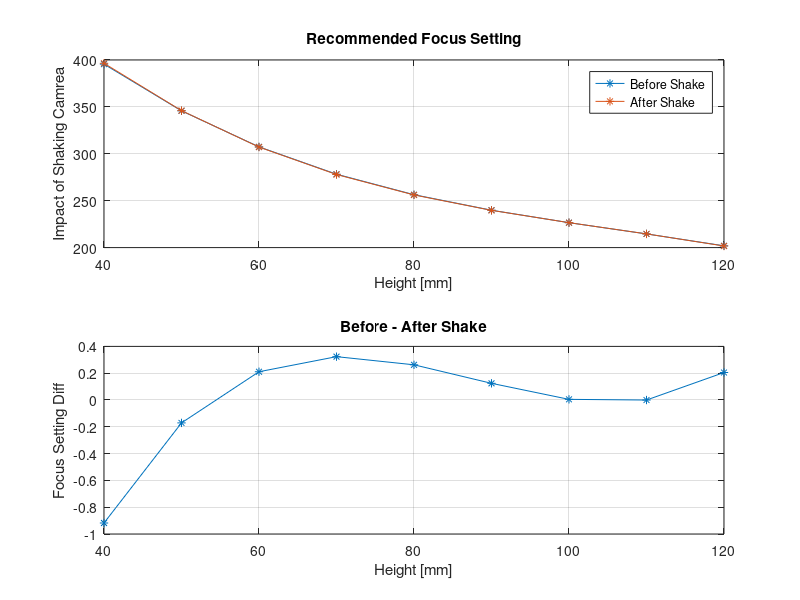
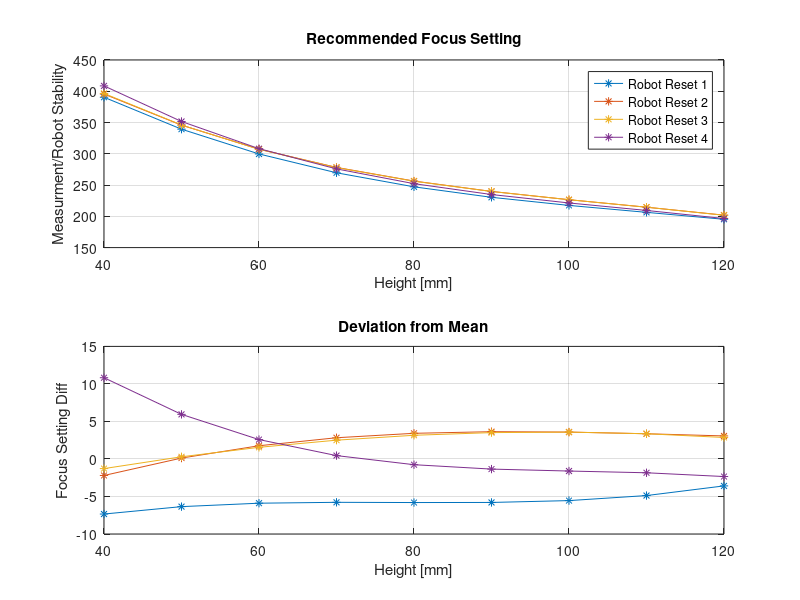
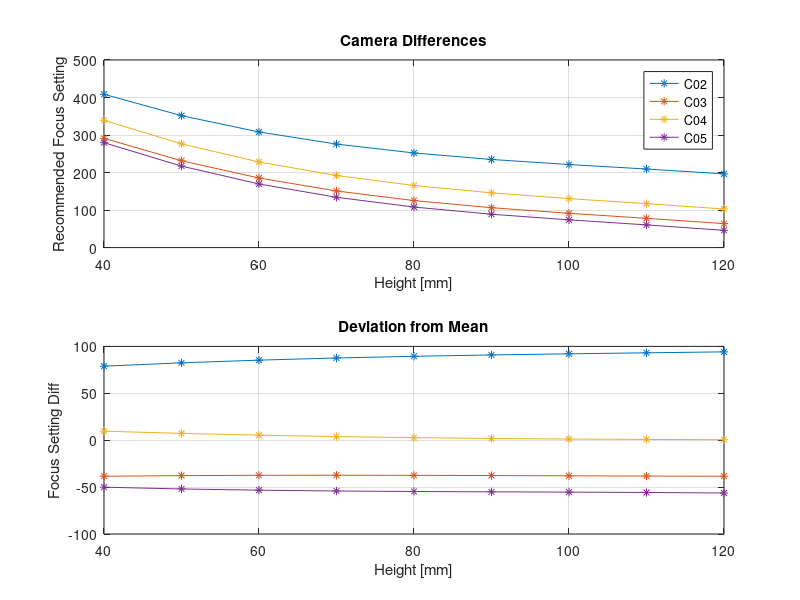

Here is the MATLAB script that generated these plots, in order:
% This script uses demo focus settings to estimate performances

clear;

%% Single Camera After Shakes
a = load('C02_focus_setting_21-12-19-2.mat');
b = load('C02_focus_setting_21-12-19-3.mat');

figure(13);
subplot(2,1,1);
plot(a.h,a.recommended_focus_setting,'*-',b.h,b.recommended_focus_setting,'*-');
xlabel('Height [mm]');
ylabel('Impact of Shaking Camrea');
legend('Before Shake','After Shake');
grid on;
title('Recommended Focus Setting');

subplot(2,1,2);
plot(a.h,a.recommended_focus_setting-b.recommended_focus_setting,'*-');
title('Before - After Shake');
xlabel('Height [mm]');
ylabel('Focus Setting Diff');
grid on;


%% Robot Stability

% Load images after robot reset
a = load('C02_focus_setting_21-12-19-1.mat');
b = load('C02_focus_setting_21-12-19-2.mat');
c = load('C02_focus_setting_21-12-19-3.mat');
d = load('C02_focus_setting_2021-12-20.mat');

figure(14);
subplot(2,1,1);
plot(...
    a.h,a.recommended_focus_setting,'*-',...
    b.h,b.recommended_focus_setting,'*-',...
    c.h,c.recommended_focus_setting,'*-',...
    d.h,d.recommended_focus_setting,'*-');
xlabel('Height [mm]');
ylabel('Measurment/Robot Stability');
title('Recommended Focus Setting');
legend('Robot Reset 1','Robot Reset 2','Robot Reset 3','Robot Reset 4');
grid on;

m = [a.recommended_focus_setting(:) b.recommended_focus_setting(:) c.recommended_focus_setting(:) d.recommended_focus_setting(:)];
m = mean(m,2);

subplot(2,1,2);
plot(...
    a.h,a.recommended_focus_setting-m,'*-',...
    b.h,b.recommended_focus_setting-m,'*-',...
    c.h,c.recommended_focus_setting-m,'*-',...
    d.h,d.recommended_focus_setting-m,'*-'...
    );
title('Deviation from Mean');
xlabel('Height [mm]');
ylabel('Focus Setting Diff');
grid on;

%% Camera Variation

% Load images after robot reset
a = load('C02_focus_setting_2021-12-20.mat');
b = load('C03_focus_setting_2021-12-20.mat');
c = load('C04_focus_setting_2021-12-21.mat');
d = load('C05_focus_setting_2021-12-21.mat');

figure(15);
subplot(2,1,1);
plot(...
    a.h,a.recommended_focus_setting,'*-',...
    b.h,b.recommended_focus_setting,'*-',...
    c.h,c.recommended_focus_setting,'*-',...
    d.h,d.recommended_focus_setting,'*-'...
    )
xlabel('Height [mm]');
ylabel('Recommended Focus Setting');
title('Camera Differences');
legend('C02','C03','C04','C05');
grid on;

m = [a.recommended_focus_setting(:) b.recommended_focus_setting(:) ...
    c.recommended_focus_setting(:) d.recommended_focus_setting(:)];
m = mean(m,2);

subplot(2,1,2);
plot(...
    a.h,a.recommended_focus_setting-m,'*-',...
    b.h,b.recommended_focus_setting-m,'*-',...
    c.h,c.recommended_focus_setting-m,'*-',...
    d.h,d.recommended_focus_setting-m,'*-'...
    );
title('Deviation from Mean');
xlabel('Height [mm]');
ylabel('Focus Setting Diff');
grid on;
